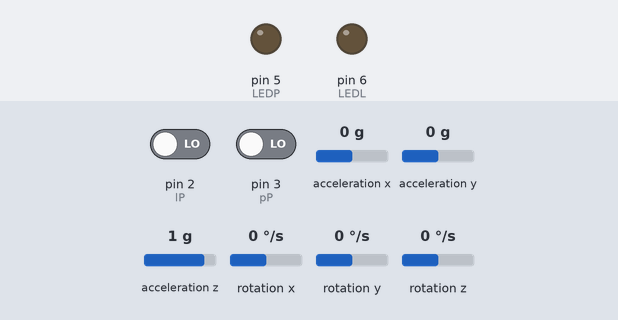
A program run on a simulated Arduino Nano, built with avr-gcc and run on an emulated ATmega328P. Shown: output pins drawn as LEDs (lit = HIGH). Wiring (inferred from the names in the program): MPU-6050 motion sensor at I2C address 0x68. Dashed ring = blinking. The inputs (shaded band) are chosen by the test bench; at power-on: pin 2 (lP) LOW, pin 3 (pP) LOW, acceleration x 0 g, acceleration y 0 g, acceleration z 1 g, rotation x 0 °/s, rotation y 0 °/s, rotation z 0 °/s.

Above: at 1.2 s.
1.3 s: pin 2 (lP) driven HIGH
At 1.9 s:
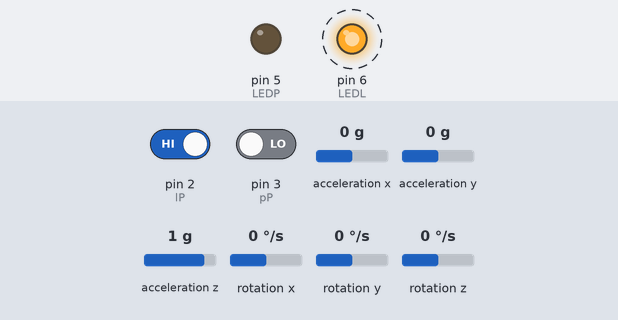
4.3 s: pin 3 (pP) driven HIGH
At 4.75 s:
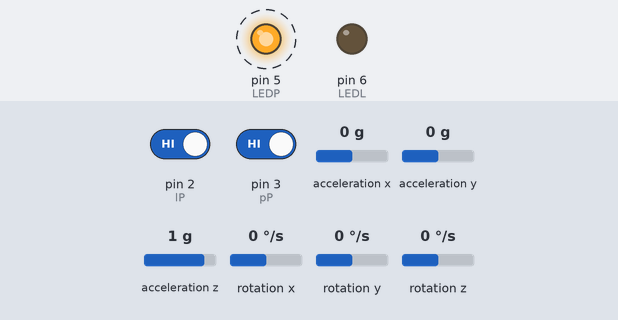
Timing chart, 0 to 13.3 s (numbered marks = the images above; inputs shaded):
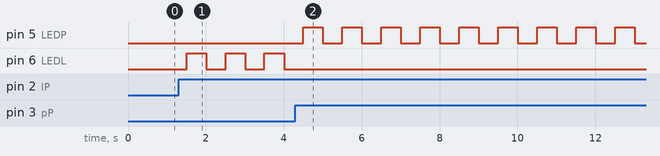

Measured:
- after the input at 1.3 s, pin 6 (LEDL): alternates HIGH for 0.50 s and LOW for 0.50 s, starting after 0.20 s
- after the input at 4.3 s, pin 5 (LEDP): alternates HIGH for 0.50 s and LOW for 0.50 s, starting after 0.21 s; pin 6 (LEDL): stops changing and stays LOW

The program:

main.cpp
```cpp
#include <Arduino.h>
#include "Wire.h"
#define LEDP 5
#define LEDL 6
const int MPU = 0x68; // MPU6050 I2C address
float AccX, GyroX, accAngleX, gyroAngleX;
float roll, rollTmp, avRoll;
float AccErrorX, GyroErrorX;
float elapsedTime, currentTime, previousTime;
unsigned long startMillis;
unsigned long currentMillis;
const unsigned long period = 500;
const int lP = 2;
const int pP = 3;
boolean pS = false;
boolean lS = false;
boolean stateL = false;
boolean stateL2 = false;
boolean stateP = false;
boolean stateP2 = false;

void zhasni(){
  digitalWrite(LEDP, LOW);
  digitalWrite(LEDL, LOW);
}

void podminka(char s){
  zhasni();
  if(s=='l'){
    pS=false;
    lS=!lS;
  }
  if(s=='p'){
    lS=false;
    pS=!pS;
  }
  return;
}

void pressInterruptP(){
  podminka('p');
}

void pressInterruptL(){
  podminka('l');
}

void setup(){
  Wire.begin();                      // Inicializace komunikace
  Wire.beginTransmission(MPU);       // Start komunikace s čipem MPU-6050 // MPU=0x68
  Wire.write(0x6B);                  // Komunikování s registrem 6B
  Wire.write(0x00);                  // Udělá reset - vloží 0 do registru 6B
  Wire.endTransmission(true);        // Ukončí přenos
  pinMode(LEDP, OUTPUT);
  pinMode(LEDL, OUTPUT);
  Serial.begin(9600);
  attachInterrupt(digitalPinToInterrupt(pP), pressInterruptP, RISING); // při zmáčknutí tlačítka se zapne funkce pressInterruptP
  attachInterrupt(digitalPinToInterrupt(lP), pressInterruptL, RISING);
  startMillis = millis();
}
void loop(){
  roll = 0.96 * gyroAngleX + 0.04 * accAngleX;
  currentMillis = millis();
  if (currentMillis - startMillis >= period) {
    if(pS){
      digitalWrite(LEDP, !digitalRead(LEDP));  //změní stav pravé LE diody
      if(roll > rollTmp + 1 && !stateP){
        stateP2 = false;
        stateP = true;
      }
      else if (roll < rollTmp -1 && stateP){
        stateP2 = true;
        stateP = false;
      }
      else if ((roll < rollTmp +0.1 && roll>rollTmp - 0.1)&&stateP2){
        stateP2=false;
        pS=false;
        zhasni();
      }
      rollTmp = roll;
    }
    if(lS){
      digitalWrite(LEDL, !digitalRead(LEDL));  //změní stav levé LE diody
      if(roll < rollTmp - 1 && !stateL){
        stateL2 = false;
        stateL = true;
      }
      else if (roll > rollTmp +1 && stateL){
        stateL2 = true;
        stateL = false;
      }
      else if ((roll < rollTmp +0.1 && roll>rollTmp - 0.1)&&stateL2){
        stateL2=false;
        lS=false;
        zhasni();
      }
      rollTmp = roll;
    }
    else{
      rollTmp = roll;
    }
    startMillis = currentMillis;  // uložení času změny LE diody
  }
  Wire.beginTransmission(MPU);
  Wire.write(0x3B);
  Wire.endTransmission(false);
  Wire.requestFrom(MPU, 6, true); // přečte celkem šest registrů, každá hodnota osy je uložená ve dvou registrech
  //pro rozsah +-2g podle datasheetu potřebujeme surové data vydělit 16384
  AccX = (Wire.read() << 8 | Wire.read()) / 16384.0; // hodnota osy X
  // Calculating Roll from the accelerometer data
  // === Read gyroscope data === //
  previousTime = currentTime;        // Předchozí čas
  currentTime = millis();            // Stávající čas
  elapsedTime = (currentTime - previousTime) / 1000; // Dělení tisícem na převod na sekundy
  Wire.beginTransmission(MPU);
  Wire.write(0x43);
  Wire.endTransmission(false);
  Wire.requestFrom(MPU, 6, true); // Přečte 4 registry, každá osa jsou uloženy ve 2 registrech
  GyroX = (Wire.read() << 8 | Wire.read()) / 131.0; // For a 250deg/s range we have to divide first the raw value by 131.0, according to the datasheet
  GyroX = GyroX+2.93 ; // GyroErrorX ~(-2.93)
  // Teď jsou surové data uložený ve stupních za sekudnu, takže je potřebujem vynásobit sekundami, abychom dostali velikost úhlu
  gyroAngleX = gyroAngleX + GyroX * elapsedTime; // stupně/s * s = stupně
}
//funkce pro zjištění odchylky mezi jednotlivými měřeními
/*void calculate_IMU_error() {
  while (c < 1000) {
    Wire.beginTransmission(MPU);
    Wire.write(0x3B);
    Wire.endTransmission(false);
    Wire.requestFrom(MPU, 6, true);
    AccX = (Wire.read() << 8 | Wire.read()) / 16384.0 ;
    AccY = (Wire.read() << 8 | Wire.read()) / 16384.0 ;
    AccZ = (Wire.read() << 8 | Wire.read()) / 16384.0 ;
    AccErrorX = AccErrorX + ((atan((AccY) / sqrt(pow((AccX), 2) + pow((AccZ), 2))) * 180 / PI));
    AccErrorY = AccErrorY + ((atan(-1 * (AccX) / sqrt(pow((AccY), 2) + pow((AccZ), 2))) * 180 / PI));
    c++;
  }
  AccErrorX = AccErrorX / 1000;
  AccErrorY = AccErrorY / 1000;
  c = 0;
  while (c < 1000) {
    Wire.beginTransmission(MPU);
    Wire.write(0x43);
    Wire.endTransmission(false);
    Wire.requestFrom(MPU, 6, true);
    GyroX = Wire.read() << 8 | Wire.read();
    GyroY = Wire.read() << 8 | Wire.read();
    GyroZ = Wire.read() << 8 | Wire.read();
    GyroErrorX = GyroErrorX + (GyroX / 131.0);
    GyroErrorY = GyroErrorY + (GyroY / 131.0);
    GyroErrorZ = GyroErrorZ + (GyroZ / 131.0);
    c++;
  }
  GyroErrorX = GyroErrorX / 1000;
  GyroErrorY = GyroErrorY / 1000;
  GyroErrorZ = GyroErrorZ / 1000;
  Serial.print("AccErrorX: ");
  Serial.println(AccErrorX);
  Serial.print("AccErrorY: ");
  Serial.println(AccErrorY);
  Serial.print("GyroErrorX: ");
  Serial.println(GyroErrorX);
  Serial.print("GyroErrorY: ");
  Serial.println(GyroErrorY);
  Serial.print("GyroErrorZ: ");
  Serial.println(GyroErrorZ);
}*/
```
